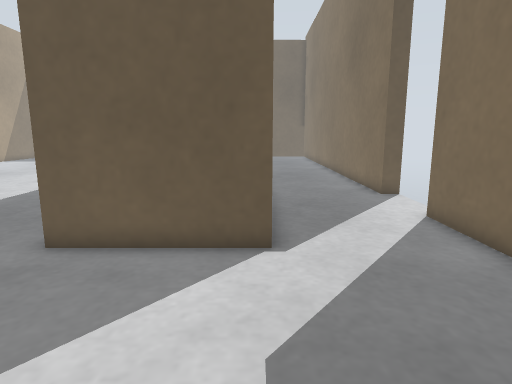
view 1 (above)

17 first-person views from a walk through a world built for the Gazebo simulator. The camera is 0.5 m above the floor, tilts 10° down and sees 75° across. The floor is counted in squares, 0.2 m on a side. Each view is taken from the middle of a square. On the plan, view 1 faces up. The plan holds only what a view shows up to about 20 squares ahead; the rest is blank. Gazebo's built-in surfaces are drawn with simple patterns.

view 2
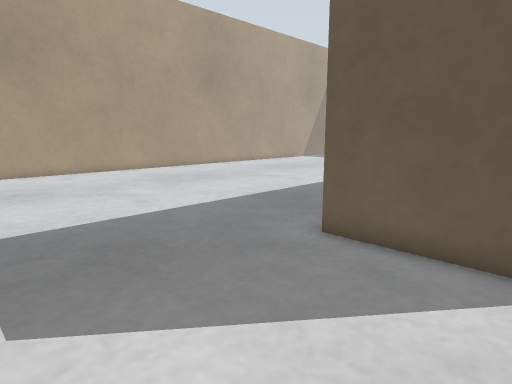

view 3
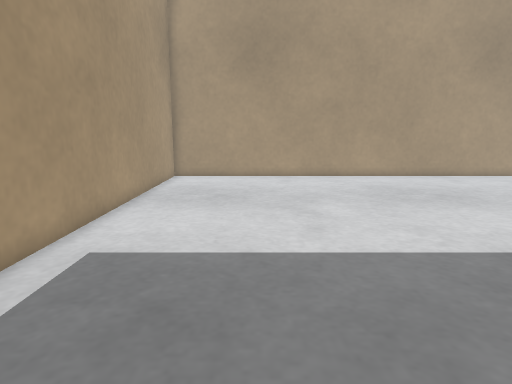

view 4
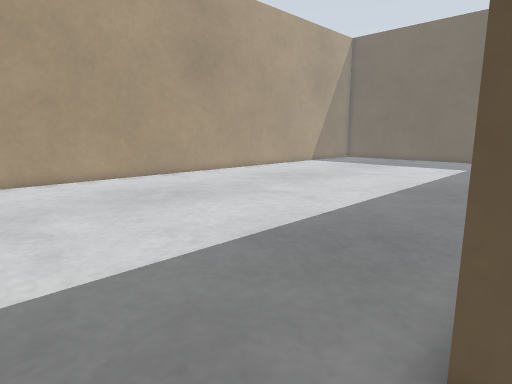

view 5
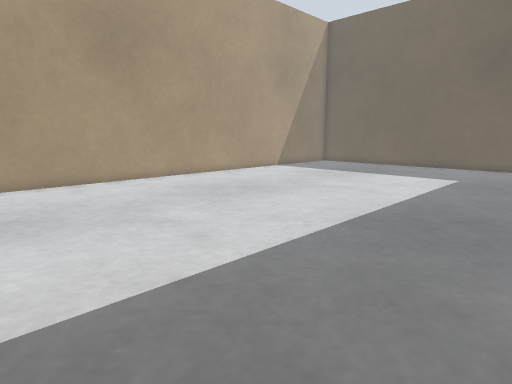

view 6
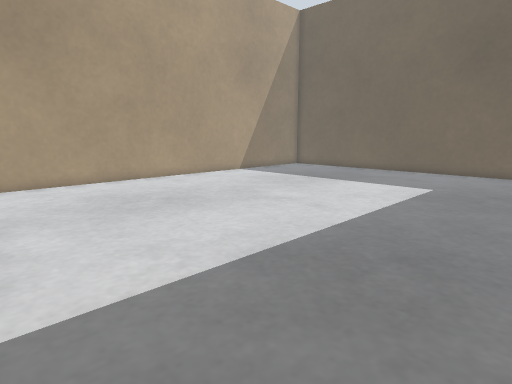

view 7
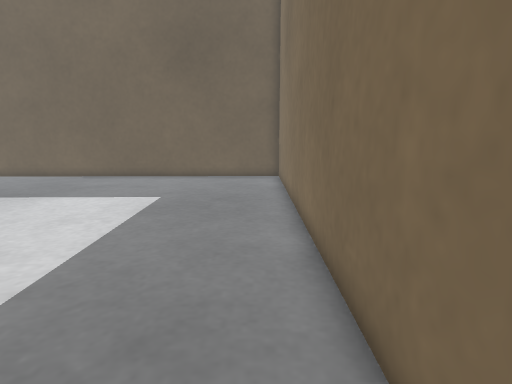

view 8
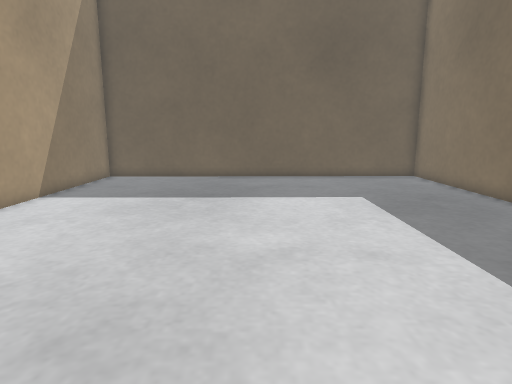

view 9
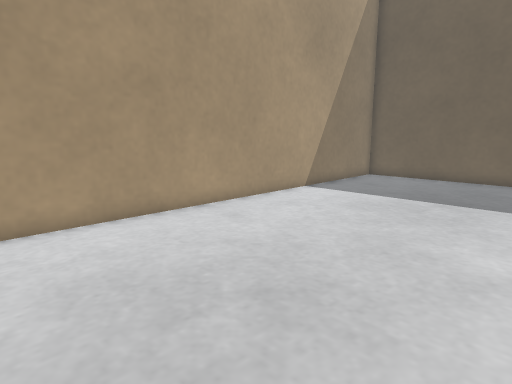

view 10
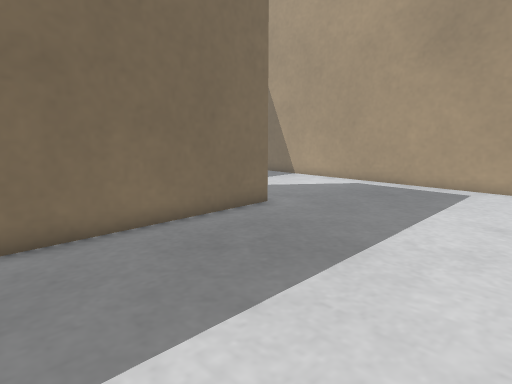

view 11
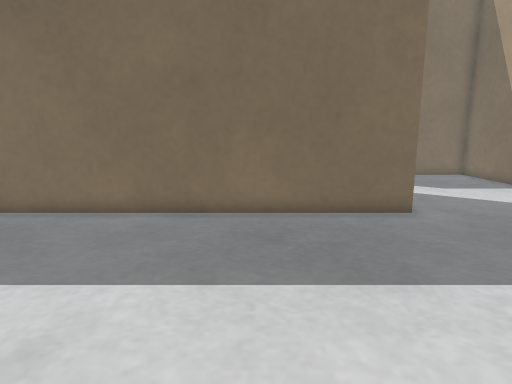

view 12
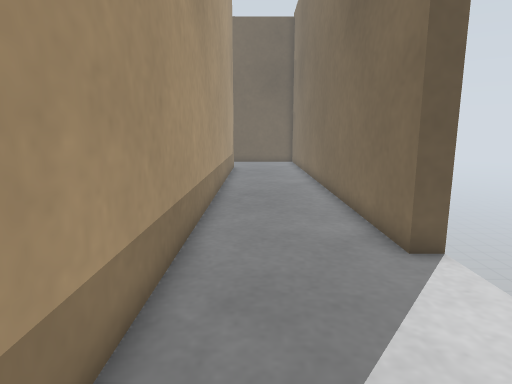

view 13
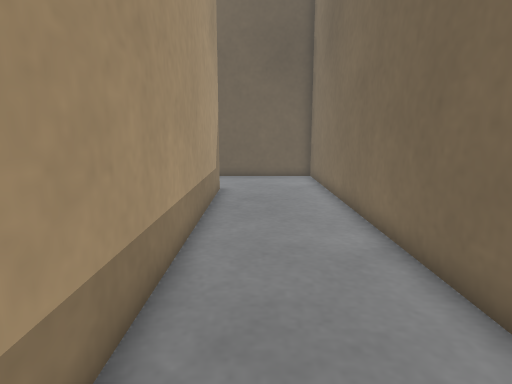

view 14
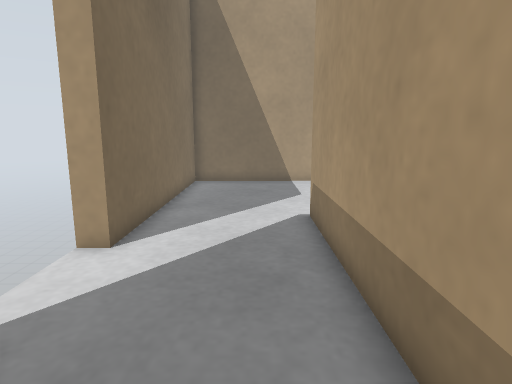

view 15
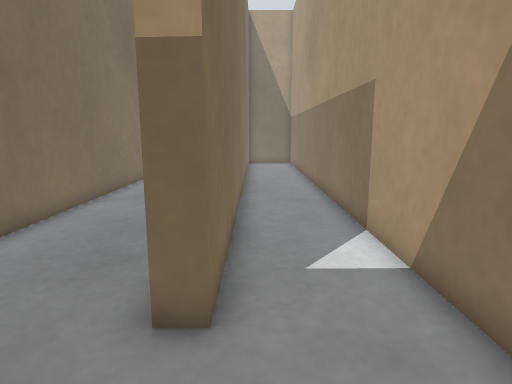

view 16
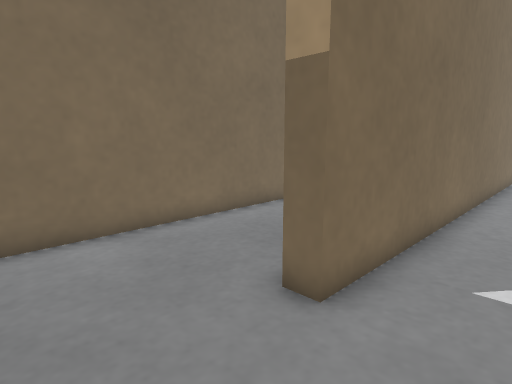

view 17
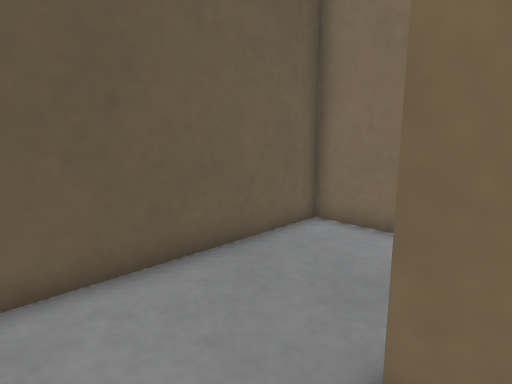

### Floor plan
Points are (right, up) in squares from view 1. A wall is a line through its corners. A room is listed if a view was taken in it or the views show most of it. See-through windows are left out.
Room 1 (views 1, 2, 3, 4, 5, 6, 7, 8, 9, 10, 11, 12, 13, 14)
walls: (6, 13.7) (5.2, 13.7) (5.2, 36.7) (-0.5, 36.6); (-0.4, 32) (0.3, 32) (0.3, 7) (-4.7, 7) (-4.7, 36.6) (-22.6, 36.4) (-22.6, -0.8) (5.2, -0.6) (5.2, 9.9) (6, 9.9)
ways out: opening at (0, 34.5) to room 2
Room 2 (views 15, 16, 17)
walls: (-0.4, 15.9) (-0.4, 32); (-3.9, 32.5) (-3.9, 15.5); (-0.5, 36.6) (-2.5, 36.6)
ways out: opening at (0, 34.5) to room 1

Positions as (right, up) in squares from view 1, and headings:
1: (0, 0), facing up
2: (0, 0), facing up-left
3: (-3, 4), facing left
4: (-4, 4), facing up-left
5: (-5, 10), facing up-left
6: (-5, 14), facing up-left
7: (-6, 17), facing up
8: (-14, 17), facing up
9: (-13, 17), facing up-left
10: (-13, 16), facing down-right
11: (-15, 12), facing right
12: (2, 7), facing up
13: (2, 17), facing up
14: (2, 17), facing down
15: (-1, 36), facing down
16: (-3, 36), facing down-right
17: (-3, 31), facing up-right
